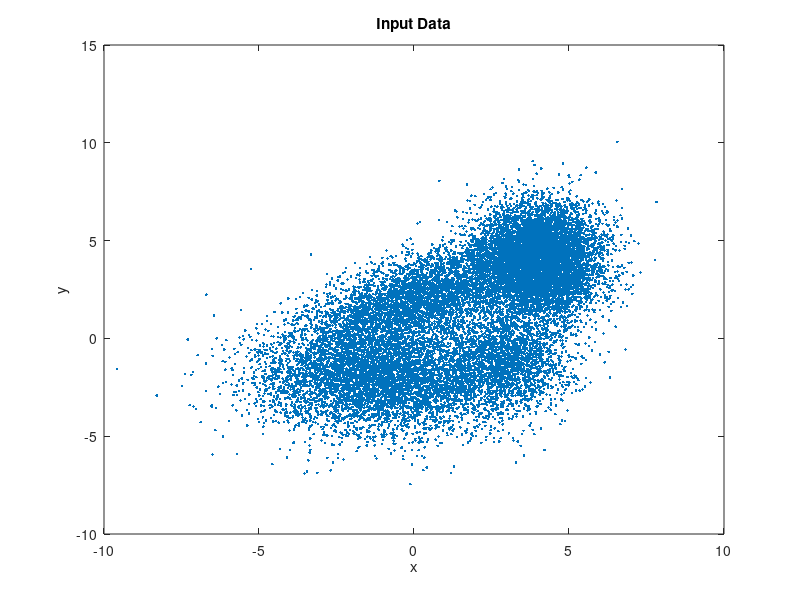
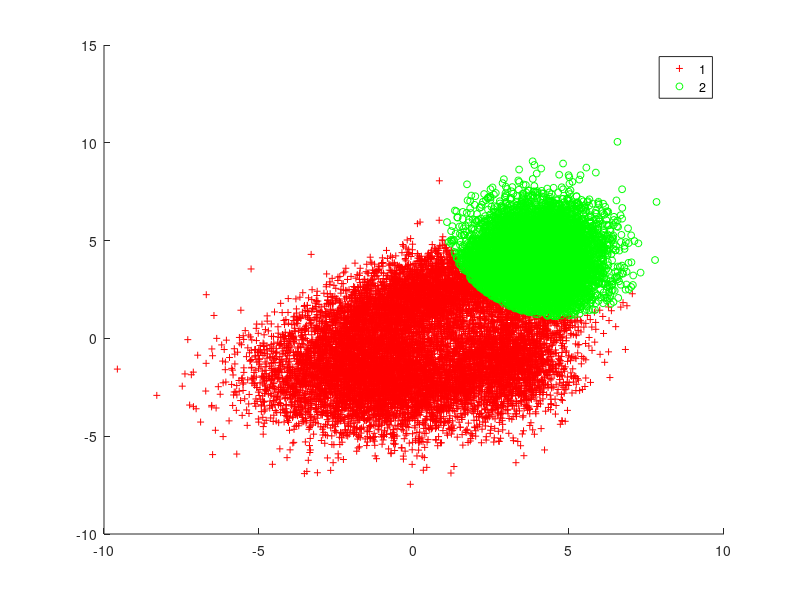

Source code (MATLAB) for these figures, in order: (Note: this script raises an error after producing the figures.)
%% KKY/DR Gaussian Mixture Parameters

% Clear Sequence
clear all, close all %#ok<CLALL>

% Wait 0.01s (sometimes, clear all does not delete everything)
pause(0.01)

%% Import Data

Data = importdata('sp4_data.mat');
x = Data(:, 1); y = Data(:, 2);

%% Plot Input Data

figure; plot(x, y, '.');
title('Input Data'); xlabel('x'); ylabel('y');

% Save figure
% saveas(gcf, 'fig1', 'epsc')

%% MATLAB EM Results

% Fit Model
GMModel = fitgmdist(Data, 2);

% Assign Points to Clusters
idx = cluster(GMModel, Data);

% Plot Them All!
figure; h = gscatter(x, y, idx, 'rg','+o',5); hold on;
gmPDF = @(x,y) arrayfun(@(x0,y0) pdf(GMModel,[x0 y0]),x,y);
g = gca; fcontour(gmPDF,[g.XLim g.YLim]);
title('{\bf Scatter Plot and Fitted Gaussian Mixture Contours}')
legend(h,'Model0','Model1'); hold off;

% Save figure
% saveas(gcf, 'fig2', 'epsc')

%% Custom EM

% number of points in each cluster
num_points = length(Data); 

% make some initial guess
Param = InitialGuess(Data);

%% run EM to find the parameters 

% Preallocate result vectors
errors = zeros(5, 1); lambdas = zeros(5, 2);

% Something large to begin with, counter & precision
error = 10000; iter = 0; epsilon = 0.001;

% Output Table format text
formatSpec = 'iteration: %d, error: %2.4f, mu1: [%2.4f %2.4f], mu2: [%2.4f %2.4f], lambda1: %2.4f, lambda2: %2.4f \n';

while error > epsilon
    iter = iter + 1;

    %% Expectation Step
    Data_ = expectation(Data, Param);
    
    %% Maximization Step
    Param_ = maximization(Data_, Param);
    
    %% Calculate the Error From the Previous Params
    % error = norm(Param.mu1 - Param_.mu1) + norm(Param.mu2 - Param_.mu2);
    error = norm(Param.mu1 - Param_.mu1) * Param_.lambda(1) + ...
            norm(Param.mu2 - Param_.mu2) * Param_.lambda(2);
    
    % Print table
    fprintf(formatSpec, iter, error, Param_.mu1, Param_.mu2,...
        Param_.lambda(1), Param_.lambda(2));    

    % Just Assign Variables
    errors(iter) = error; Data = Data_; Param = Param_;
    
    % Let's Clean Up
    clear Data_ Param_
end

%% Plot the Custom Alg Results

Data(:, 3) = changem(Data(:,3), [1 2], [2 1]);
figure; h = gscatter(Data(:,1), Data(:,2), Data(:,3), 'rg', '+o', 5);
title('Custom EM Results'); xlabel('x'); ylabel('y');
legend(h, 'Model0', 'Model1');

% Save figure
% saveas(gcf, 'fig3', 'epsc')

%% Plot Error Curve

figure; plot(1:iter, errors, '.-'); title('Error to Iteration No');
xlabel('Iteration No'); ylabel('||\lambda_i - \lambda_{i - 1}||_2');

% Save figure
% saveas(gcf, 'fig4', 'epsc')

% End of Script
